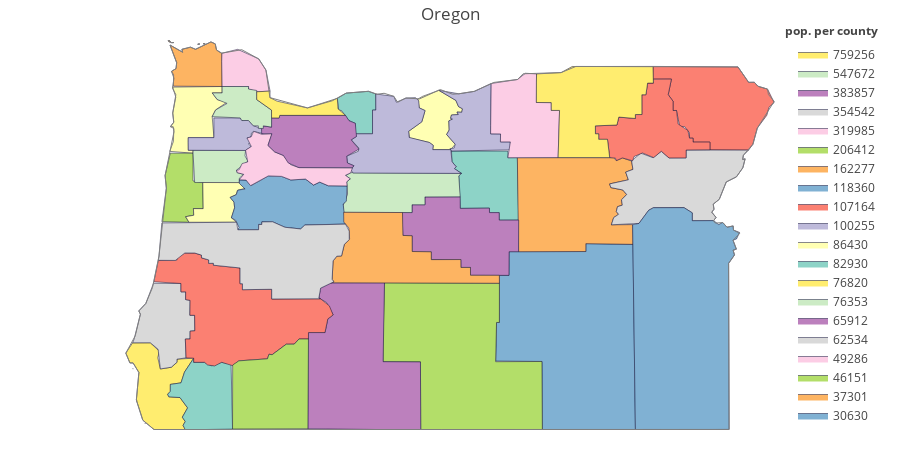

This figure's notebook cell:
### Markdown cell above
Every US state and county has an assined ID regulated by the US Federal Government 
under the term FIPS (Federal Information Processing Standards) codes.Combine a state FIPS code
(eg. 06 for California) with a county FIPS code of the state (eg. 059 for Orange county) and this new state-county FIPS code (06059) uniquely refers to the specified state and county.

ff.create_choropleth only needs a list of FIPS codes and a list of values.
Each FIPS code points to one county and 
each corresponding value in values determines the color of the county.

### Code cell
import plotly.figure_factory as ff

import pandas as pd

scope = ['Oregon']
df_sample = pd.read_csv(
    'https://raw.githubusercontent.com/plotly/datasets/master/minoritymajority.csv'
)
df_sample_r = df_sample[df_sample['STNAME'].isin(scope)]
#print(df_sample_r)
values = df_sample_r['TOT_POP'].tolist()#Pandas tolist() is used to convert a series to list.
#print(values)
fips = df_sample_r['FIPS'].tolist()
#print(fips)
colorscale = ["#8dd3c7", "#ffffb3", "#bebada", "#fb8072",
              "#80b1d3", "#fdb462", "#b3de69", "#fccde5",
              "#d9d9d9", "#bc80bd", "#ccebc5", "#ffed6f",
              "#8dd3c7", "#ffffb3", "#bebada", "#fb8072",
              "#80b1d3", "#fdb462", "#b3de69", "#fccde5",
              "#d9d9d9", "#bc80bd", "#ccebc5", "#ffed6f",
              "#8dd3c7", "#ffffb3", "#bebada", "#fb8072",
              "#80b1d3", "#fdb462", "#b3de69", "#fccde5",
              "#d9d9d9", "#bc80bd", "#ccebc5", "#ffed6f"]

fig = ff.create_choropleth(
    fips=fips, values=values, scope=scope,
    colorscale=colorscale, round_legend_values=False,
    county_outline={'color': 'rgb(15, 15, 55)', 'width': 0.5},
    state_outline={'width': 1},
    legend_title='pop. per county',
    title='Oregon'
)

fig.layout.template = None
fig.show()

### Figure 1 — Plotly figure (JSON) as saved in the notebook; plotly's stock layout.template omitted (floating-point values rounded to 4 significant figures; data arrays with more than 128 entries replaced by an {"elided": "..."} marker saying what was removed)
{"data": [{"fill": "toself", "fillcolor": "#8dd3c7", "hoverinfo": "none", "line": {"color": "rgb(15, 15, 55)", "width": 0.5}, "mode": "lines", "name": "1424", "type": "scatter", "x": [-120.5, -119.8, -119.8, -119.7, -119.7, -119.9, -119.9, -120.0, -120.0, -120.4, -120.4, -120.4, -120.5, -120.4, -120.5, -120.5, null], "y": [45.07, 45.07, 44.99, 45.0, 44.31, 44.31, 44.39, 44.39, 44.44, 44.44, 44.79, 44.82, 44.87, 44.89, 44.95, 45.07, null]}, {"fill": "toself", "fillcolor": "#ffffb3", "hoverinfo": "none", "line": {"color": "rgb(15, 15, 55)", "width": 0.5}, "mode": "lines", "name": "1732", "type": "scatter", "x": [-121.0, -120.9, -120.8, -120.9, -120.9, -120.9, -120.7, -120.4, -120.4, -120.4, -120.4, -120.4, -120.4, -120.5, -120.5, -120.5, -120.5, -120.5, -120.6, -120.4, -120.5, -120.7, -120.7, -120.8, -121.0, -121.0, null], "y": [45.29, 45.39, 45.51, 45.54, 45.64, 45.67, 45.74, 45.63, 45.56, 45.53, 45.5, 45.5, 45.47, 45.47, 45.43, 45.42, 45.4, 45.3, 45.25, 45.14, 45.08, 45.08, 45.13, 45.16, 45.21, 45.29, null]}, {"fill": "toself", "fillcolor": "#bebada", "hoverinfo": "none", "line": {"color": "rgb(15, 15, 55)", "width": 0.5}, "mode": "lines", "name": "1953", "type": "scatter", "x": [-120.7, -120.4, -120.2, -120.0, -120.0, -119.9, -119.9, -119.8, -119.8, -120.5, -120.5, -120.5, -120.4, -120.6, -120.5, -120.5, -120.5, -120.5, -120.5, -120.4, -120.4, -120.4, -120.4, -120.4, -120.4, -120.7, null], "y": [45.74, 45.7, 45.73, 45.81, 45.26, 45.26, 45.17, 45.17, 45.08, 45.07, 45.09, 45.1, 45.14, 45.25, 45.3, 45.4, 45.42, 45.43, 45.47, 45.47, 45.5, 45.5, 45.53, 45.56, 45.63, 45.74, null]}, {"fill": "toself", "fillcolor": "#fb8072", "hoverinfo": "none", "line": {"color": "rgb(15, 15, 55)", "width": 0.5}, "mode": "lines", "name": "6821", "type": "scatter", "x": [-118.0, -116.9, -116.8, -116.7, -116.7, -116.5, -116.5, -116.5, -116.6, -116.7, -116.7, -116.8, -117.3, -117.3, -117.5, -117.5, -117.5, -117.5, -117.6, -117.6, -117.7, -117.7, -117.7, -117.8, -117.7, -118.0, -118.0, null], "y": [46.0, 46.0, 45.83, 45.83, 45.78, 45.75, 45.6, 45.55, 45.46, 45.32, 45.14, 45.08, 45.08, 45.17, 45.17, 45.21, 45.21, 45.27, 45.34, 45.34, 45.52, 45.51, 45.62, 45.69, 45.86, 45.86, 46.0, null]}, {"fill": "toself", "fillcolor": "#80b1d3", "hoverinfo": "none", "line": {"color": "rgb(15, 15, 55)", "width": 0.5}, "mode": "lines", "name": "7212", "type": "scatter", "x": [-119.9, -119.9, -119.9, -119.9, -119.8, -119.8, -118.8, -118.8, -118.2, -118.2, -119.4, -119.4, -119.9, null], "y": [42.75, 43.18, 43.18, 43.7, 43.7, 43.96, 43.96, 44.05, 44.04, 42.0, 41.99, 42.75, 42.75, null]}, {"fill": "toself", "fillcolor": "#fdb462", "hoverinfo": "none", "line": {"color": "rgb(15, 15, 55)", "width": 0.5}, "mode": "lines", "name": "7317", "type": "scatter", "x": [-119.7, -118.5, -118.4, -118.4, -118.2, -118.2, -118.3, -118.3, -118.5, -118.5, -118.4, -118.3, -118.4, -118.4, -118.4, -118.4, -118.4, -118.5, -118.5, -118.2, -118.2, -118.8, -118.8, -119.7, -119.7, null], "y": [45.0, 45.0, 44.96, 44.99, 44.96, 44.87, 44.84, 44.75, 44.71, 44.67, 44.64, 44.59, 44.53, 44.47, 44.46, 44.4, 44.37, 44.33, 44.26, 44.26, 44.04, 44.05, 43.96, 43.96, 45.0, null]}, {"fill": "toself", "fillcolor": "#b3de69", "hoverinfo": "none", "line": {"color": "rgb(15, 15, 55)", "width": 0.5}, "mode": "lines", "name": "7771", "type": "scatter", "x": [-121.4, -121.3, -119.9, -119.9, -119.9, -119.9, -119.4, -119.4, -120.9, -120.9, -121.3, -121.4, null], "y": [42.92, 43.62, 43.61, 43.18, 43.18, 42.75, 42.75, 41.99, 41.99, 42.74, 42.75, 42.92, null]}, {"fill": "toself", "fillcolor": "#fccde5", "hoverinfo": "none", "line": {"color": "rgb(15, 15, 55)", "width": 0.5}, "mode": "lines", "name": "11244", "type": "scatter", "x": [-120.0, -120.0, -119.7, -119.6, -119.4, -119.4, -119.2, -119.2, -119.1, -119.2, -119.8, -119.8, -119.9, -119.9, -120.0, -120.0, null], "y": [45.35, 45.81, 45.86, 45.93, 45.92, 45.6, 45.6, 45.52, 45.52, 45.0, 44.99, 45.17, 45.17, 45.26, 45.26, 45.35, null]}, {"fill": "toself", "fillcolor": "#d9d9d9", "hoverinfo": "none", "line": {"color": "rgb(15, 15, 55)", "width": 0.5}, "mode": "lines", "name": "15909", "type": "scatter", "x": [-118.5, -118.3, -118.3, -118.2, -118.2, -118.1, -118.0, -117.9, -117.8, -117.6, -117.6, -116.8, -116.8, -116.9, -116.8, -116.9, -116.9, -117.1, -117.1, -117.2, -117.2, -117.2, -117.2, -117.2, -117.5, -117.5, -117.6, -118.0, -118.0, -118.2, -118.5, -118.5, -118.4, -118.4, -118.4, -118.4, -118.4, -118.3, -118.4, -118.5, -118.5, null], "y": [44.71, 44.75, 44.84, 44.87, 44.96, 45.05, 44.99, 45.07, 44.99, 44.99, 45.08, 45.08, 45.02, 44.98, 44.98, 44.88, 44.78, 44.73, 44.54, 44.48, 44.43, 44.39, 44.34, 44.3, 44.3, 44.39, 44.44, 44.44, 44.42, 44.27, 44.26, 44.33, 44.37, 44.4, 44.46, 44.47, 44.53, 44.59, 44.64, 44.67, 44.71, null]}, {"fill": "toself", "fillcolor": "#bc80bd", "hoverinfo": "none", "line": {"color": "rgb(15, 15, 55)", "width": 0.5}, "mode": "lines", "name": "20729", "type": "scatter", "x": [-121.1, -121.1, -121.0, -121.0, -120.8, -120.8, -120.4, -120.4, -120.0, -120.0, -119.9, -119.9, -119.7, -119.7, -119.8, -119.8, -120.3, -120.3, -120.4, -120.4, -120.7, -120.7, -121.0, -121.0, -121.1, -121.1, null], "y": [44.26, 44.39, 44.39, 44.48, 44.48, 44.56, 44.56, 44.44, 44.44, 44.39, 44.39, 44.31, 44.31, 43.96, 43.96, 43.7, 43.7, 43.79, 43.79, 43.87, 43.87, 43.96, 43.96, 44.13, 44.14, 44.26, null]}, {"fill": "toself", "fillcolor": "#ccebc5", "hoverinfo": "none", "line": {"color": "rgb(15, 15, 55)", "width": 0.5}, "mode": "lines", "name": "21749", "type": "scatter", "x": [-121.8, -121.8, -121.8, -121.8, -121.8, -121.8, -120.4, -120.4, -120.4, -120.8, -120.8, -121.0, -121.0, -121.8, -121.8, null], "y": [44.47, 44.59, 44.73, 44.76, 44.8, 44.83, 44.82, 44.79, 44.56, 44.56, 44.48, 44.48, 44.39, 44.39, 44.47, null]}, {"fill": "toself", "fillcolor": "#ffed6f", "hoverinfo": "none", "line": {"color": "rgb(15, 15, 55)", "width": 0.5}, "mode": "lines", "name": "22248", "type": "scatter", "x": [-124.3, -124.3, -124.3, -124.3, -124.3, null, -124.4, -124.4, -124.4, -124.4, -124.4, null, -124.5, -124.5, -124.5, -124.5, -124.5, null, -124.6, -124.5, -124.3, -124.1, -124.2, -124.1, -124.0, -123.9, -123.9, -123.7, -123.8, -123.9, -124.0, -124.0, -124.0, -124.0, -123.9, -123.8, -123.9, -123.8, -123.8, -123.8, -124.2, -124.4, -124.4, -124.4, -124.5, -124.5, -124.6, null], "y": [42.07, 42.07, 42.07, 42.06, 42.07, null, 42.31, 42.32, 42.31, 42.31, 42.31, null, 42.67, 42.67, 42.67, 42.67, 42.67, null, 42.84, 42.95, 42.95, 42.86, 42.79, 42.67, 42.69, 42.74, 42.77, 42.79, 42.63, 42.51, 42.5, 42.42, 42.39, 42.36, 42.35, 42.24, 42.14, 42.09, 42.04, 42.0, 42.0, 42.1, 42.32, 42.63, 42.73, 42.73, 42.84, null]}, {"fill": "toself", "fillcolor": "#8dd3c7", "hoverinfo": "none", "line": {"color": "rgb(15, 15, 55)", "width": 0.5}, "mode": "lines", "name": "22584", "type": "scatter", "x": [-121.9, -121.8, -121.5, -121.4, -121.4, -121.5, -121.5, -121.7, -121.7, -121.8, -121.9, -121.9, -121.9, null], "y": [45.65, 45.71, 45.73, 45.7, 45.52, 45.52, 45.26, 45.26, 45.37, 45.4, 45.51, 45.52, 45.65, null]}, {"fill": "toself", "fillcolor": "#ffffb3", "hoverinfo": "none", "line": {"color": "rgb(15, 15, 55)", "width": 0.5}, "mode": "lines", "name": "25287", "type": "scatter", "x": [-124.0, -124.0, -124.0, -124.0, -124.0, -124.0, -123.9, -124.0, -123.4, -123.4, -123.5, -123.4, -123.3, -123.4, -123.5, -123.5, -123.8, -123.8, -123.7, -123.7, -124.0, null], "y": [45.06, 45.17, 45.32, 45.34, 45.39, 45.49, 45.66, 45.77, 45.78, 45.71, 45.71, 45.64, 45.61, 45.52, 45.45, 45.22, 45.22, 45.08, 45.08, 45.04, 45.06, null]}, {"fill": "toself", "fillcolor": "#bebada", "hoverinfo": "none", "line": {"color": "rgb(15, 15, 55)", "width": 0.5}, "mode": "lines", "name": "25487", "type": "scatter", "x": [-121.8, -121.7, -121.7, -121.7, -121.7, -121.7, -121.5, -121.5, -121.4, -121.4, -121.2, -121.2, -121.1, -120.9, -120.9, -120.9, -120.8, -120.9, -121.0, -121.0, -120.8, -120.7, -120.7, -120.5, -120.5, -120.4, -120.5, -120.4, -121.7, -121.8, -121.7, -121.8, -121.8, null], "y": [45.01, 45.07, 45.1, 45.19, 45.23, 45.26, 45.26, 45.52, 45.52, 45.7, 45.67, 45.61, 45.65, 45.66, 45.62, 45.54, 45.51, 45.39, 45.29, 45.22, 45.16, 45.13, 45.08, 45.08, 44.95, 44.89, 44.87, 44.82, 44.83, 44.86, 44.91, 44.94, 45.01, null]}, {"fill": "toself", "fillcolor": "#fb8072", "hoverinfo": "none", "line": {"color": "rgb(15, 15, 55)", "width": 0.5}, "mode": "lines", "name": "25759", "type": "scatter", "x": [-118.7, -118.4, -118.4, -118.2, -118.2, -118.1, -118.1, -118.1, -118.0, -118.0, -118.0, -117.7, -117.8, -117.7, -117.7, -117.7, -117.7, -117.5, -117.5, -117.5, -117.5, -117.3, -117.3, -117.6, -117.6, -117.8, -117.9, -118.0, -118.1, -118.2, -118.2, -118.4, -118.4, -118.4, -118.5, -118.5, -118.7, -118.7, -118.7, -118.7, null], "y": [45.35, 45.36, 45.44, 45.43, 45.47, 45.47, 45.69, 45.69, 45.82, 45.82, 45.86, 45.86, 45.69, 45.62, 45.51, 45.52, 45.37, 45.3, 45.21, 45.21, 45.17, 45.17, 45.08, 45.08, 44.99, 44.99, 45.07, 45.0, 45.05, 45.01, 44.96, 44.99, 44.96, 44.99, 45.0, 45.2, 45.2, 45.26, 45.26, 45.35, null]}, {"fill": "toself", "fillcolor": "#80b1d3", "hoverinfo": "none", "line": {"color": "rgb(15, 15, 55)", "width": 0.5}, "mode": "lines", "name": "30630", "type": "scatter", "x": [-118.2, -118.2, -118.0, -118.0, -117.6, -117.5, -117.5, -117.2, -117.2, -117.1, -117.1, -117.0, -117.0, -116.9, -116.9, -117.0, -116.9, -117.0, -117.0, -117.0, -117.0, -118.2, -118.2, null], "y": [44.26, 44.27, 44.42, 44.44, 44.44, 44.39, 44.3, 44.3, 44.26, 44.28, 44.23, 44.24, 44.2, 44.17, 44.1, 44.09, 43.99, 43.97, 43.92, 43.83, 42.0, 42.0, 44.26, null]}, {"fill": "toself", "fillcolor": "#fdb462", "hoverinfo": "none", "line": {"color": "rgb(15, 15, 55)", "width": 0.5}, "mode": "lines", "name": "37301", "type": "scatter", "x": [-123.6, -123.6, -123.6, -123.6, -123.6, null, -123.7, -123.6, -123.6, -123.7, -123.7, null, -124.0, -124.0, -124.0, -124.0, -124.0, null, -124.0, -123.9, -123.9, -123.8, -123.7, -123.5, -123.4, -123.4, -123.4, -123.4, -124.0, -124.0, -124.0, -123.9, -123.9, -124.0, null, -124.0, -124.0, -124.0, -124.0, -124.0, null], "y": [46.25, 46.25, 46.25, 46.25, 46.25, null, 46.25, 46.25, 46.25, 46.24, 46.25, null, 46.26, 46.27, 46.26, 46.26, 46.26, null, 46.24, 46.16, 46.19, 46.21, 46.19, 46.27, 46.25, 46.18, 46.15, 45.78, 45.78, 45.91, 45.95, 45.98, 46.04, 46.24, null, 46.29, 46.29, 46.27, 46.27, 46.29, null]}, {"fill": "toself", "fillcolor": "#b3de69", "hoverinfo": "none", "line": {"color": "rgb(15, 15, 55)", "width": 0.5}, "mode": "lines", "name": "46151", "type": "scatter", "x": [-124.1, -124.1, -124.1, -124.0, -123.7, -123.7, -123.6, -123.6, -123.7, -123.7, -123.8, -123.8, -124.1, null], "y": [44.29, 44.66, 44.8, 45.04, 45.04, 44.74, 44.72, 44.43, 44.43, 44.36, 44.34, 44.28, 44.29, null]}, {"fill": "toself", "fillcolor": "#fccde5", "hoverinfo": "none", "line": {"color": "rgb(15, 15, 55)", "width": 0.5}, "mode": "lines", "name": "49286", "type": "scatter", "x": [-123.4, -123.4, -123.2, -122.9, -122.8, -122.8, -122.9, -123.0, -123.0, -123.4, -123.4, null], "y": [46.06, 46.15, 46.19, 46.08, 45.96, 45.73, 45.72, 45.75, 45.78, 45.78, 46.06, null]}, {"fill": "toself", "fillcolor": "#d9d9d9", "hoverinfo": "none", "line": {"color": "rgb(15, 15, 55)", "width": 0.5}, "mode": "lines", "name": "62534", "type": "scatter", "x": [-124.5, -124.4, -124.4, -124.3, -124.2, -123.9, -123.9, -123.8, -123.8, -123.8, -123.8, -123.7, -123.7, -123.8, -123.8, -123.8, -123.8, -123.9, -123.9, -124.0, -124.1, -124.2, -124.3, -124.5, -124.5, null], "y": [42.99, 43.27, 43.31, 43.39, 43.61, 43.61, 43.52, 43.52, 43.43, 43.42, 43.26, 43.26, 43.09, 43.08, 43.0, 43.0, 42.79, 42.77, 42.74, 42.69, 42.67, 42.88, 42.95, 42.95, 42.99, null]}, {"fill": "toself", "fillcolor": "#bc80bd", "hoverinfo": "none", "line": {"color": "rgb(15, 15, 55)", "width": 0.5}, "mode": "lines", "name": "65912", "type": "scatter", "x": [-122.3, -122.3, -122.1, -122.0, -122.0, -122.1, -122.2, -122.1, -122.0, -121.3, -121.3, -120.9, -120.9, -122.3, -122.3, null], "y": [42.13, 43.07, 43.07, 43.22, 43.26, 43.4, 43.45, 43.56, 43.62, 43.62, 42.75, 42.74, 41.99, 42.01, 42.13, null]}, {"fill": "toself", "fillcolor": "#ccebc5", "hoverinfo": "none", "line": {"color": "rgb(15, 15, 55)", "width": 0.5}, "mode": "lines", "name": "76353", "type": "scatter", "x": [-123.7, -123.7, -123.1, -123.1, -123.0, -123.2, -123.2, -123.1, -123.1, -123.1, -123.7, -123.7, null], "y": [45.04, 45.08, 45.07, 45.01, 44.96, 44.86, 44.83, 44.81, 44.77, 44.72, 44.72, 45.04, null]}, {"fill": "toself", "fillcolor": "#ffed6f", "hoverinfo": "none", "line": {"color": "rgb(15, 15, 55)", "width": 0.5}, "mode": "lines", "name": "76820", "type": "scatter", "x": [-119.4, -119.4, -119.1, -119.0, -118.0, -118.0, -118.0, -118.1, -118.1, -118.1, -118.2, -118.2, -118.4, -118.4, -118.7, -118.7, -118.7, -118.7, -118.5, -118.5, -119.2, -119.1, -119.2, -119.2, -119.4, -119.4, null], "y": [45.83, 45.92, 45.93, 46.0, 46.0, 45.82, 45.82, 45.69, 45.69, 45.47, 45.47, 45.43, 45.44, 45.36, 45.35, 45.26, 45.26, 45.2, 45.2, 45.0, 45.0, 45.52, 45.52, 45.6, 45.6, 45.83, null]}, {"fill": "toself", "fillcolor": "#8dd3c7", "hoverinfo": "none", "line": {"color": "rgb(15, 15, 55)", "width": 0.5}, "mode": "lines", "name": "82930", "type": "scatter", "x": [-124.0, -124.0, -124.0, -123.9, -123.8, -123.7, -123.7, -123.6, -123.5, -123.4, -123.2, -123.2, -123.8, -123.8, -123.8, -123.9, -123.8, -123.9, -124.0, -124.0, null], "y": [42.39, 42.42, 42.5, 42.51, 42.63, 42.78, 42.74, 42.74, 42.7, 42.74, 42.72, 42.0, 42.0, 42.05, 42.09, 42.14, 42.24, 42.35, 42.36, 42.39, null]}, {"fill": "toself", "fillcolor": "#ffffb3", "hoverinfo": "none", "line": {"color": "rgb(15, 15, 55)", "width": 0.5}, "mode": "lines", "name": "86430", "type": "scatter", "x": [-123.8, -123.7, -123.7, -123.6, -123.6, -123.1, -123.1, -123.2, -123.2, -123.3, -123.2, -123.2, -123.2, -123.2, -123.8, -123.8, null], "y": [44.34, 44.36, 44.43, 44.43, 44.72, 44.72, 44.66, 44.63, 44.59, 44.56, 44.5, 44.44, 44.33, 44.28, 44.28, 44.34, null]}, {"fill": "toself", "fillcolor": "#bebada", "hoverinfo": "none", "line": {"color": "rgb(15, 15, 55)", "width": 0.5}, "mode": "lines", "name": "100255", "type": "scatter", "x": [-123.8, -123.8, -123.5, -123.5, -123.1, -123.1, -123.0, -123.0, -122.9, -122.8, -123.0, -123.0, -123.0, -123.1, -123.0, -123.0, -123.0, -123.0, -123.1, -123.8, -123.8, null], "y": [45.17, 45.22, 45.22, 45.43, 45.43, 45.4, 45.4, 45.35, 45.32, 45.26, 45.29, 45.26, 45.22, 45.21, 45.2, 45.16, 45.15, 45.12, 45.07, 45.08, 45.17, null]}, {"fill": "toself", "fillcolor": "#fb8072", "hoverinfo": "none", "line": {"color": "rgb(15, 15, 55)", "width": 0.5}, "mode": "lines", "name": "107164", "type": "scatter", "x": [-124.2, -124.2, -123.9, -123.9, -123.8, -123.7, -123.6, -123.6, -123.5, -123.5, -123.5, -123.5, -123.1, -123.1, -123.1, -123.1, -122.7, -122.7, -122.1, -122.0, -122.0, -122.0, -122.1, -122.3, -122.3, -122.4, -122.5, -122.6, -122.7, -122.8, -122.8, -123.2, -123.2, -123.4, -123.5, -123.5, -123.6, -123.7, -123.7, -123.8, -123.8, -123.8, -123.8, -123.7, -123.7, -123.8, -123.8, -123.8, -123.8, -123.9, -123.9, -124.2, null], "y": [43.63, 43.86, 43.87, 43.9, 43.94, 43.94, 43.92, 43.89, 43.87, 43.83, 43.83, 43.81, 43.78, 43.61, 43.61, 43.54, 43.54, 43.44, 43.44, 43.36, 43.26, 43.22, 43.07, 43.07, 43.0, 43.0, 42.94, 42.94, 42.82, 42.83, 42.78, 42.76, 42.7, 42.74, 42.7, 42.71, 42.74, 42.74, 42.79, 42.79, 43.0, 43.0, 43.08, 43.09, 43.26, 43.26, 43.42, 43.43, 43.52, 43.52, 43.61, 43.63, null]}, {"fill": "toself", "fillcolor": "#80b1d3", "hoverinfo": "none", "line": {"color": "rgb(15, 15, 55)", "width": 0.5}, "mode": "lines", "name": "118360", "type": "scatter", "x": [-123.3, -123.2, -123.2, -123.1, -123.1, -123.1, -123.1, -123.0, -122.8, -122.6, -122.5, -122.3, -122.2, -122.1, -122.0, -121.8, -121.8, -121.8, -121.8, -122.3, -122.4, -122.6, -122.7, -122.9, -122.9, -122.9, -122.9, -123.2, -123.2, -123.2, -123.2, -123.2, -123.2, -123.3, null], "y": [44.56, 44.59, 44.64, 44.65, 44.71, 44.75, 44.75, 44.69, 44.79, 44.79, 44.75, 44.76, 44.69, 44.73, 44.69, 44.68, 44.51, 44.48, 44.26, 44.25, 44.21, 44.23, 44.29, 44.29, 44.26, 44.26, 44.2, 44.2, 44.23, 44.31, 44.33, 44.44, 44.5, 44.56, null]}, {"fill": "toself", "fillcolor": "#fdb462", "hoverinfo": "none", "line": {"color": "rgb(15, 15, 55)", "width": 0.5}, "mode": "lines", "name": "162277", "type": "scatter", "x": [-122.0, -122.0, -122.0, -122.0, -121.9, -121.9, -121.8, -121.8, -121.8, -121.8, -121.8, -121.1, -121.1, -121.0, -121.0, -120.7, -120.7, -120.4, -120.4, -120.3, -120.3, -119.9, -119.9, -122.0, null], "y": [43.62, 43.63, 43.65, 43.86, 43.91, 43.91, 44.04, 44.1, 44.22, 44.29, 44.39, 44.39, 44.14, 44.13, 43.96, 43.96, 43.87, 43.87, 43.79, 43.79, 43.7, 43.7, 43.61, 43.62, null]}, {"fill": "toself", "fillcolor": "#b3de69", "hoverinfo": "none", "line": {"color": "rgb(15, 15, 55)", "width": 0.5}, "mode": "lines", "name": "206412", "type": "scatter", "x": [-123.2, -123.2, -123.2, -122.8, -122.8, -122.7, -122.6, -122.5, -122.4, -122.3, -122.3, -123.2, null], "y": [42.0, 42.71, 42.76, 42.78, 42.83, 42.82, 42.94, 42.94, 43.0, 43.0, 42.01, 42.0, null]}, {"fill": "toself", "fillcolor": "#fccde5", "hoverinfo": "none", "line": {"color": "rgb(15, 15, 55)", "width": 0.5}, "mode": "lines", "name": "319985", "type": "scatter", "x": [-123.2, -123.1, -123.1, -123.0, -123.1, -123.0, -123.1, -123.0, -123.0, -122.9, -122.7, -122.8, -122.7, -122.6, -122.5, -122.4, -121.7, -121.8, -121.8, -121.8, -121.8, -121.8, -122.0, -122.1, -122.2, -122.3, -122.5, -122.6, -122.8, -123.0, -123.1, -123.1, -123.1, -123.2, -123.2, null], "y": [44.86, 44.86, 44.93, 44.95, 45.08, 45.12, 45.21, 45.22, 45.29, 45.25, 45.26, 45.13, 45.06, 45.02, 44.92, 44.89, 44.88, 44.83, 44.8, 44.76, 44.73, 44.68, 44.69, 44.73, 44.69, 44.76, 44.75, 44.79, 44.79, 44.69, 44.75, 44.75, 44.81, 44.83, 44.86, null]}, {"fill": "toself", "fillcolor": "#d9d9d9", "hoverinfo": "none", "line": {"color": "rgb(15, 15, 55)", "width": 0.5}, "mode": "lines", "name": "354542", "type": "scatter", "x": [-124.2, -124.1, -123.2, -123.2, -122.9, -122.9, -122.9, -122.9, -122.7, -122.6, -122.4, -122.3, -121.8, -121.8, -121.8, -121.8, -121.9, -121.9, -122.0, -122.0, -122.0, -122.1, -122.2, -122.1, -122.7, -122.7, -123.1, -123.1, -123.1, -123.1, -123.5, -123.5, -123.5, -123.5, -123.6, -123.6, -123.7, -123.8, -123.9, -124.2, -124.2, null], "y": [43.91, 44.28, 44.28, 44.2, 44.2, 44.26, 44.26, 44.29, 44.29, 44.23, 44.21, 44.25, 44.26, 44.19, 44.09, 44.04, 43.91, 43.91, 43.86, 43.65, 43.63, 43.56, 43.45, 43.44, 43.44, 43.54, 43.54, 43.61, 43.61, 43.78, 43.81, 43.83, 43.83, 43.87, 43.89, 43.92, 43.94, 43.94, 43.86, 43.86, 43.91, null]}, {"fill": "toself", "fillcolor": "#bc80bd", "hoverinfo": "none", "line": {"color": "rgb(15, 15, 55)", "width": 0.5}, "mode": "lines", "name": "383857", "type": "scatter", "x": [-122.9, -122.8, -122.7, -122.7, -122.6, -122.6, -121.8, -121.8, -121.7, -121.7, -121.7, -121.7, -121.8, -121.8, -121.7, -121.7, -122.4, -122.5, -122.6, -122.7, -122.8, -122.7, -122.9, -122.9, null], "y": [45.32, 45.35, 45.33, 45.43, 45.43, 45.46, 45.46, 45.4, 45.37, 45.23, 45.19, 45.09, 45.01, 44.94, 44.91, 44.89, 44.89, 44.94, 45.02, 45.06, 45.13, 45.26, 45.26, 45.32, null]}, {"fill": "toself", "fillcolor": "#ccebc5", "hoverinfo": "none", "line": {"color": "rgb(15, 15, 55)", "width": 0.5}, "mode": "lines", "name": "547672", "type": "scatter", "x": [-123.5, -123.4, -123.3, -123.4, -123.5, -123.4, -123.4, -123.0, -123.0, -122.9, -122.9, -122.7, -122.7, -122.8, -122.8, -122.9, -122.9, -123.0, -123.0, -123.1, -123.1, -123.5, null], "y": [45.45, 45.52, 45.59, 45.64, 45.71, 45.71, 45.78, 45.78, 45.75, 45.74, 45.64, 45.52, 45.33, 45.35, 45.32, 45.32, 45.35, 45.35, 45.4, 45.4, 45.43, 45.45, null]}, {"fill": "toself", "fillcolor": "#ffed6f", "hoverinfo": "none", "line": {"color": "rgb(15, 15, 55)", "width": 0.5}, "mode": "lines", "name": "759256", "type": "scatter", "x": [-122.9, -122.9, -122.8, -122.8, -122.7, -122.3, -121.9, -121.9, -121.8, -122.6, -122.6, -122.7, -122.7, -122.9, -122.9, null], "y": [45.67, 45.72, 45.73, 45.66, 45.62, 45.54, 45.65, 45.53, 45.46, 45.46, 45.43, 45.43, 45.52, 45.64, 45.67, null]}, {"hoverinfo": "text", "legendgroup": "centroids", "marker": {"color": "white", "opacity": 0}, "mode": "markers", "name": "US Counties", "selected": {"marker": {"color": "white", "opacity": 1, "size": 3}}, "showlegend": false, "text": ["County: Curry<br>State: Oregon<br>FIPS: 41015<br>Value: 22248", "County: Curry<br>State: Oregon<br>FIPS: 41015<br>Value: 22248", "County: Curry<br>State: Oregon<br>FIPS: 41015<br>Value: 22248", "County: Curry<br>State: Oregon<br>FIPS: 41015<br>Value: 22248", "County: Clatsop<br>State: Oregon<br>FIPS: 41007<br>Value: 37301", "County: Clatsop<br>State: Oregon<br>FIPS: 41007<br>Value: 37301", "County: Clatsop<br>State: Oregon<br>FIPS: 41007<br>Value: 37301", "County: Clatsop<br>State: Oregon<br>FIPS: 41007<br>Value: 37301", "County: Clatsop<br>State: Oregon<br>FIPS: 41007<br>Value: 37301", "County: Baker<br>State: Oregon<br>FIPS: 41001<br>Value: 15909", "County: Benton<br>State: Oregon<br>FIPS: 41003<br>Value: 86430", "County: Clackamas<br>State: Oregon<br>FIPS: 41005<br>Value: 383857", "County: Columbia<br>State: Oregon<br>FIPS: 41009<br>Value: 49286", "County: Coos<br>State: Oregon<br>FIPS: 41011<br>Value: 62534", "County: Crook<br>State: Oregon<br>FIPS: 41013<br>Value: 20729", "County: Deschutes<br>State: Oregon<br>FIPS: 41017<br>Value: 162277", "County: Douglas<br>State: Oregon<br>FIPS: 41019<br>Value: 107164", "County: Gilliam<br>State: Oregon<br>FIPS: 41021<br>Value: 1953", "County: Grant<br>State: Oregon<br>FIPS: 41023<br>Value: 7317", "County: Harney<br>State: Oregon<br>FIPS: 41025<br>Value: 7212", "County: Hood River<br>State: Oregon<br>FIPS: 41027<br>Value: 22584", "County: Jackson<br>State: Oregon<br>FIPS: 41029<br>Value: 206412", "County: Jefferson<br>State: Oregon<br>FIPS: 41031<br>Value: 21749", "County: Josephine<br>State: Oregon<br>FIPS: 41033<br>Value: 82930", "County: Klamath<br>State: Oregon<br>FIPS: 41035<br>Value: 65912", "County: Lake<br>State: Oregon<br>FIPS: 41037<br>Value: 7771", "County: Lane<br>State: Oregon<br>FIPS: 41039<br>Value: 354542", "County: Lincoln<br>State: Oregon<br>FIPS: 41041<br>Value: 46151", "County: Linn<br>State: Oregon<br>FIPS: 41043<br>Value: 118360", "County: Malheur<br>State: Oregon<br>FIPS: 41045<br>Value: 30630", "County: Marion<br>State: Oregon<br>FIPS: 41047<br>Value: 319985", "County: Morrow<br>State: Oregon<br>FIPS: 41049<br>Value: 11244", "County: Multnomah<br>State: Oregon<br>FIPS: 41051<br>Value: 759256", "County: Polk<br>State: Oregon<br>FIPS: 41053<br>Value: 76353", "County: Sherman<br>State: Oregon<br>FIPS: 41055<br>Value: 1732", "County: Tillamook<br>State: Oregon<br>FIPS: 41057<br>Value: 25287", "County: Umatilla<br>State: Oregon<br>FIPS: 41059<br>Value: 76820", "County: Union<br>State: Oregon<br>FIPS: 41061<br>Value: 25759", "County: Wallowa<br>State: Oregon<br>FIPS: 41063<br>Value: 6821", "County: Wasco<br>State: Oregon<br>FIPS: 41065<br>Value: 25487", "County: Washington<br>State: Oregon<br>FIPS: 41067<br>Value: 547672", "County: Wheeler<br>State: Oregon<br>FIPS: 41069<br>Value: 1424", "County: Yamhill<br>State: Oregon<br>FIPS: 41071<br>Value: 100255"], "type": "scatter", "unselected": {"marker": {"opacity": 0}}, "x": [[-124.3], [-124.4], [-124.5], [-124.2], [-123.6], [-123.7], [-124.0], [-123.7], [-124.0], -117.7, -123.4, -122.2, -123.1, -124.1, -120.4, -121.2, -123.2, -120.2, -119.0, -119.0, -121.7, -122.7, -121.2, -123.6, -121.7, -120.4, -122.8, -123.9, -122.5, -117.6, -122.6, -119.6, -122.4, -123.4, -120.7, -123.7, -118.7, -118.0, -117.2, -121.2, -123.1, -120.0, -123.3], "y": [[42.07], [42.31], [42.67], [42.46], [46.25], [46.25], [46.26], [45.99], [46.28], 44.71, 44.49, 45.19, 45.94, 43.17, 44.14, 43.92, 43.28, 45.38, 44.49, 43.06, 45.52, 42.43, 44.63, 42.37, 42.69, 42.79, 43.94, 44.64, 44.49, 43.19, 44.9, 45.42, 45.55, 44.9, 45.41, 45.46, 45.59, 45.31, 45.58, 45.16, 45.56, 44.73, 45.23]}, {"hoverinfo": "text", "legendgroup": "States", "line": {"width": 1}, "mode": "lines", "showlegend": false, "type": "scatter", "x": {"elided": "136 float values"}, "y": {"elided": "136 float values"}}], "layout": {"annotations": [{"showarrow": false, "text": "<b>pop. per county</b>", "x": 1, "xanchor": "right", "xref": "paper", "y": 1.05, "yref": "paper"}], "dragmode": "select", "height": 450, "hovermode": "closest", "legend": {"traceorder": "reversed", "x": 1, "xanchor": "right", "y": 1, "yanchor": "top"}, "margin": {"b": 20, "l": 20, "r": 20, "t": 40}, "title": {"text": "Oregon"}, "width": 900, "xaxis": {"autorange": false, "fixedrange": true, "range": [-125.9, -115.1], "showgrid": false, "showticklabels": false, "zeroline": false}, "yaxis": {"autorange": false, "fixedrange": true, "range": [41.99, 46.29], "showgrid": false, "showticklabels": false, "zeroline": false}}}
